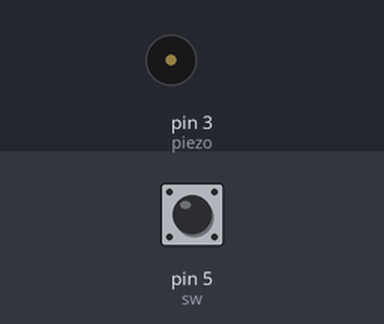
Bench run of a sketch on a simulated Arduino Uno, built with avr-gcc and run on an emulated ATmega328P. Shown: buzzer (waves = sounding). Inputs (shaded band) come from the test bench; at power-on: pin 5 (sw) HIGH.

Above: at 1.2 s.
1.3 s: pin 5 (sw) pulled LOW for 0.15 s
At 1.42 s:
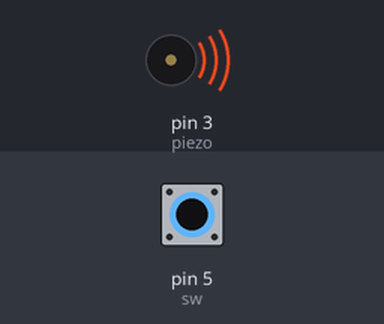
4.3 s: pin 5 (sw) pulled LOW for 1 s
At 7.06 s:
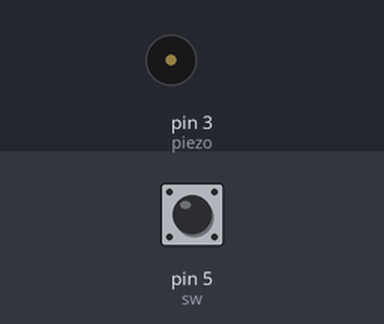
7.3 s: pin 5 (sw) pulled LOW for 3.2 s
At 7.42 s:
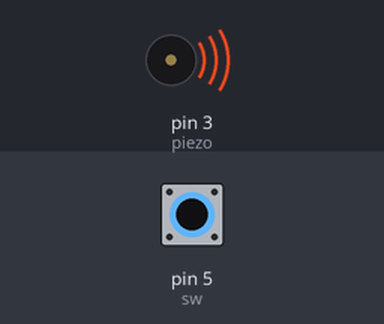
Timing chart, 0 to 13.9 s (numbered marks = the images above; inputs shaded):
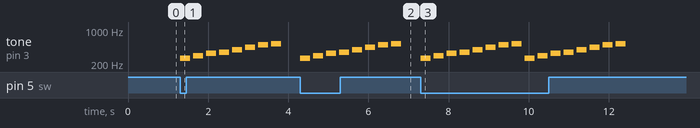

Measured:
- after the input at 1.3 s, tone on pin 3 (piezo): plays 262 Hz for 0.25 s, 294 Hz for 0.25 s, 330 Hz for 0.25 s, 349 Hz for 0.25 s, 392 Hz for 0.25 s, 440 Hz for 0.25 s … (8 notes in this stretch), starting at once
- after the input at 4.3 s, tone on pin 3 (piezo): plays 262 Hz for 0.25 s, 294 Hz for 0.25 s, 330 Hz for 0.25 s, 349 Hz for 0.25 s, 392 Hz for 0.25 s, 440 Hz for 0.25 s … (8 notes in this stretch), starting at once
- after the input at 7.3 s, tone on pin 3 (piezo): plays 262 Hz for 0.25 s, 294 Hz for 0.25 s, 330 Hz for 0.25 s, 349 Hz for 0.25 s, 392 Hz for 0.25 s, 440 Hz for 0.25 s … (16 notes in this stretch), starting at once

The sketch:

Piezo.ino
```cpp
/*
 제목		: 피에조 부저 (Piezo Buzzer) 소리내기
 내용		: 스위치를 누를 때마다, '도레미파솔라시' 음계를 소리내도록 만들어 봅니다.
 */

// 피에조 부저를 3번 핀으로 설정합니다.
int piezo = 3;
// 스위치를 5번 핀으로 설정합니다.
int sw = 5;
// 톤 배열 수
int numTones = 8;
// 음계 표준 주파수(4옥타브) : 도, 레, 미, 파, 솔, 라, 시, 도
int tones[] = {
  262, 294, 330, 349, 392, 440, 494, 523};

// 실행시 가장 먼저 호출되는 함수이며, 최초 1회만 실행됩니다.
// 변수를 선언하거나 초기화를 위한 코드를 포함합니다.
void setup() {
  // 피에조 부저가 연결된 핀을 OUTPUT으로 설정합니다.
  pinMode(piezo, OUTPUT);
  // 스위치가 연결된 핀의 모드를 INPUT_PULLUP 상태(초기 로직레벨을 HIGH로 설정)로 설정합니다.
  // 설정된 디지털 핀은 아래와 같은 값을 반환합니다.
  // 스위치가 열려있다면 (누르지 않은 상태) HIGH
  // 스위치를 닫혀있다면 (누른 상태), LOW
  pinMode(sw, INPUT_PULLUP);
}

// setup() 함수가 호출된 이후, loop() 함수가 호출되며,
// 블록 안의 코드를 무한히 반복 실행됩니다.
void loop() {
  // 스위치가 연결된 핀의 로직레벨이 LOW라면,
  // 스위치가 닫혀있는 상태(누른 상태) 이므로, 아래의 블록을 실행합니다.
  if (digitalRead(sw) == LOW) {

    for (int i = 0; i < numTones; i++) {
      // 피에조 부저가 연결된 핀으로 지정된 주파수를 가지는 square-wave(구형파 또는 사각파)플 생성하도록 설정합니다.
      // 도가 261Hz의 주파수를 가진다면, 1초에 261번의 square-wave을 발생신킨다는 의미입니다.
      // 디지털은 0 과 1 (HIGH와 LOW)로 표현이되므로, 1초 동안에 0과 1의 변화를 261번 주는 것과 같습니다.
      tone(piezo, tones[i], 250);
      // 0.5초 동안 대기합니다.
      delay(250*1.3);
       noTone(piezo);
    }
    // 피에조 부저가 연결된 핀으로부터 square-ware를 생성을 중단하도록 설정합니다.
    noTone(piezo);
  }
}
```
